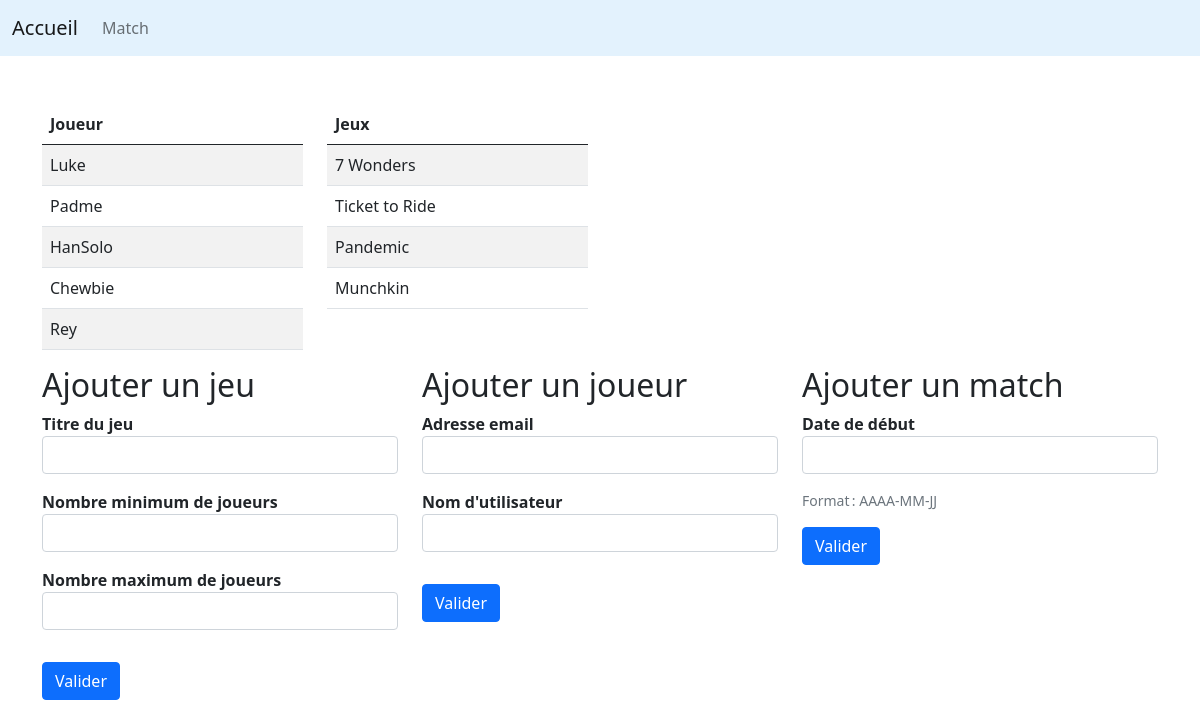
The page / on the database its author committed.
### tables this page shows
CREATE TABLE IF NOT EXISTS `player` (
  `id` int(11) NOT NULL AUTO_INCREMENT,
  `email` varchar(100) NOT NULL,
  `nickname` varchar(100) NOT NULL,
  PRIMARY KEY (`id`)
);

CREATE TABLE IF NOT EXISTS `game` (
  `id` int(11) NOT NULL AUTO_INCREMENT,
  `title` varchar(100) NOT NULL,
  `min_players` int(11) NOT NULL,
  `max_players` int(11) NOT NULL,
  PRIMARY KEY (`id`)
);

### classes/Table.php (the view, shortened to what this page needs)
<?php
class Table
{
    public $db = null;
    public function __construct(PDO $db)
    {
        $this->db = $db;
    }
    public function createTable($header, $dbTable, $dbColumn)
    {
        $queries = $this->db->query('SELECT * FROM ' . $dbTable);
        $x = array();
        while ($query = $queries->fetch()) {
            $x[] = '<tr><td>' . $query[$dbColumn] . '</td></tr>';
        }
        return
            '<table class="table table-striped table-hover">
            <thead>
                <tr>
                    <th>' . $header . '</th>
                </tr>
            </thead>
            <tbody>' .
            implode('', $x)
            . '</tbody>
        </table>';
    }
}

### index.php (shortened to what this page needs)
<?php
require_once './classes/Form.php';
require_once './classes/Table.php';
require_once './db.php';
?>
<!DOCTYPE html>
<html lang="en">
<head>
    <link href="https://cdn.jsdelivr.net/npm/bootstrap@5.0.0-beta2/dist/css/bootstrap.min.css" rel="stylesheet">
</head>
<body>
    <nav class="navbar navbar-expand-lg navbar-light mb-5" style="background-color: #e3f2fd">
        <div class="container-fluid">
            <a class="navbar-brand" href="index.php">Accueil</a>
            <div class="collapse navbar-collapse" id="navbarText">
                <ul class="navbar-nav me-auto mb-2 mb-lg-0">
                    <li class="nav-item">
                        <a class="nav-link" href="index.php?match">Match</a>
                    </li>
                    <li class="nav-item">
                        <a class="nav-link" href="#"></a>
                    </li>
                </ul>
            </div>
        </div>
    </nav>
    <?php
    if (isset($_GET['match'])) {
        require_once './match.php';
    } else {
    ?>
        <div class="container">
            <div class="row">
                <div class="col-3">
                    <?php
                    $table1 = new Table($db);
                    echo $table1->createTable('Joueur', 'player', 'nickname');
                    ?>
                </div>
                <div class="col-3">
                    <?php
                    echo $table1->createTable('Jeux', 'game', 'title');
                    ?>
                </div>
            </div>
            <div class="row">
                <div class="col-4">
                    <h2 class="mb-2">Ajouter un jeu</h2>
                    <form action="./processing.php?game-form" method="POST">
                        <?php
                        $form1 = new Form;
                        echo $form1->createLabel('title', 'Titre du jeu');
                        echo $form1->createInput('text', 'title');
                        echo $form1->createLabel('min_players', 'Nombre minimum de joueurs');
                        echo $form1->createInput('number', 'min_players');
                        echo $form1->createLabel('max_players', 'Nombre maximum de joueurs');
                        echo $form1->createInput('number', 'max_players');
                        echo $form1->createSubmit();
                        ?>
                    </form>
                </div>
                <div class="col-4">
                    <h2 class="mb-2">Ajouter un joueur</h2>
                    <form action="./processing.php?player-form" method="POST">
                        <?php
                        echo $form1->createLabel('email', 'Adresse email');
                        echo $form1->createInput('email', 'email');
                        echo $form1->createLabel('username', 'Nom d\'utilisateur');
                        echo $form1->createInput('text', 'username');
                        echo $form1->createSubmit();
                        ?>
                    </form>
                </div>
                <div class="col-4">
                    <h2 class="mb-2">Ajouter un match</h2>
                    <form action="./processing.php?contest-form" method="POST">
                        <?php
                        echo $form1->createLabel('start_date', 'Date de début');
                        ?>
                        <?php
                        echo $form1->createInput('text', 'start_date');
                        ?>
                        <div class="form-text">Format&thinsp;: AAAA-MM-JJ</div>
                        <?= $form1->createSubmit(); ?>
                    </form>
                </div>
            </div>
        </div>
    <?php } ?>
</body>
</html>

### classes/Form.php
<?php
class Form
{
    public function createLabel($forAttr, $content)
    {
        return '<label for="' . $forAttr . '" class="form-label fw-bold m-0">' . $content . '</label>';
    }
    public function createInput($type, $id, $name = null)
    {
        $name = (isset($name)) ? $name : $id;
        return '<input type="' . $type . '" id="' . $id . '" name="' . $name . '" class="form-control mb-3" required>';
    }
    public function createSubmit()
    {
        return '<button class="btn btn-primary mt-3">Valider</button>';
    }
}

### rows shown on the page
player: nickname "Luke"
player: nickname "Padme"
player: nickname "HanSolo"
player: nickname "Chewbie"
player: nickname "Rey"
game: title "7 Wonders"
game: title "Ticket to Ride"
game: title "Pandemic"
game: title "Munchkin"

### other values the page prints
$header "Joueur Jeux"
$content "Titre du jeu Nombre minimum de joueurs Nombre maximum de joueurs Adresse email Nom d'utilisateur Date de début"
